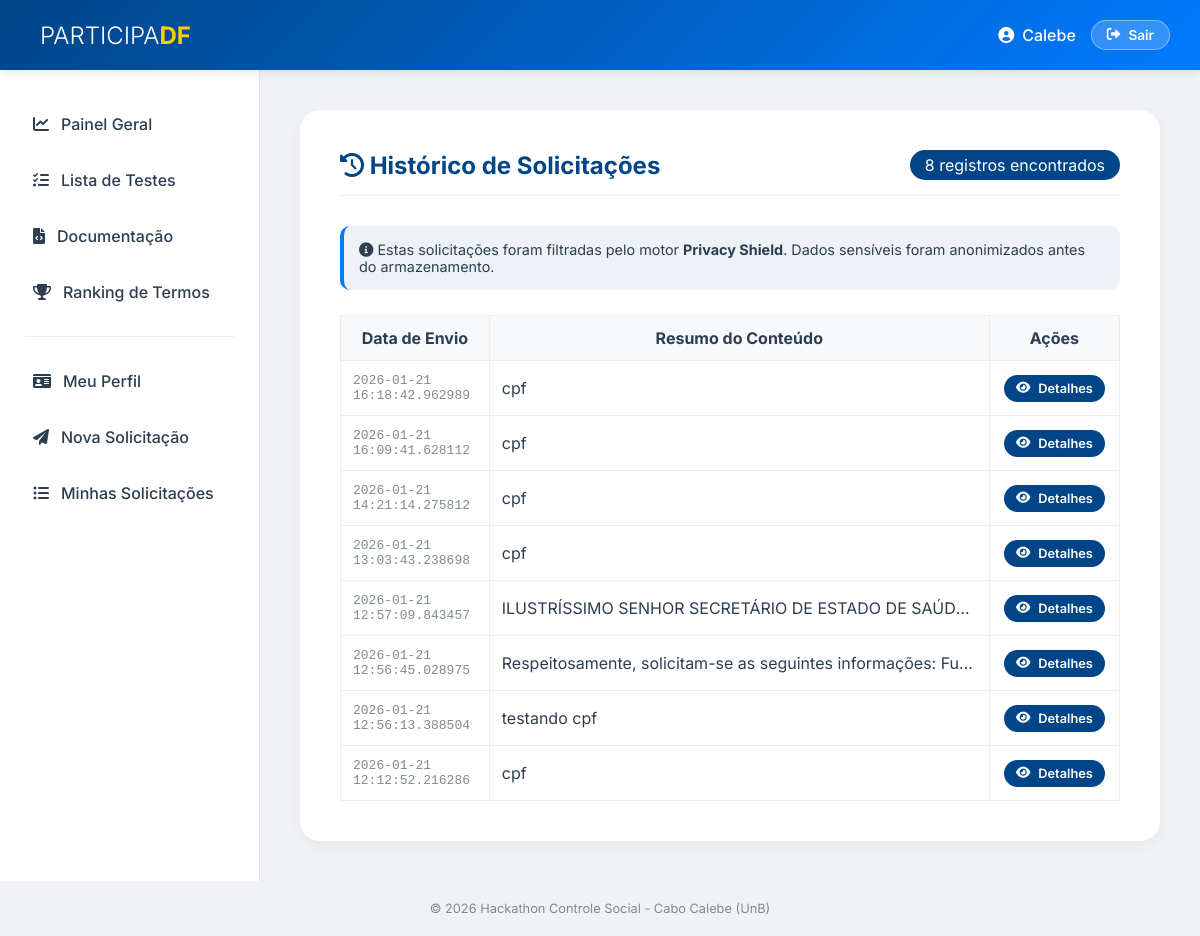
Page /ver_solicitacoes (signed in) on the committed database.
### tables this page shows
CREATE TABLE solicitacoes
    (
        id
        INTEGER
        PRIMARY
        KEY
        AUTOINCREMENT,
        usuario_id
        INTEGER
        NOT
        NULL,
        texto
        TEXT
        NOT
        NULL,
        data_envio
        TIMESTAMP
        DEFAULT
        CURRENT_TIMESTAMP,
        FOREIGN
        KEY
                       (
        usuario_id
                       ) REFERENCES usuarios
                       (
                           id
                       ) );

### src/paginas/real/solicitacao.py (the view)
@solicitacao_bp.route("/ver_solicitacoes")
@login_required
def ver_solicitacoes():
    user_id = session["user_id"]
    conn = sqlite3.connect(obter_caminho_banco())
    cursor = conn.cursor()
    cursor.execute("""
        SELECT texto, data_envio
        FROM solicitacoes
        WHERE usuario_id = ?
        ORDER BY data_envio DESC
    """, (user_id,))
    solicitacoes = cursor.fetchall()
    conn.close()
    return render_template("real/pagina_ver_solicitacoes.html", solicitacoes=solicitacoes)

### src/paginas/real/auth.py (called while the page is built)
def login_required(f):
    @wraps(f)
    def decorated_function(*args, **kwargs):
        if "user_id" not in session:  # Use 'user_id' aqui
            flash("Você precisa estar logado para acessar o perfil.", "error")
            return redirect(url_for("auth.login"))
        return f(*args, **kwargs)
    return decorated_function

### src/utils/banco.py (called while the page is built)
def obter_caminho_banco() -> str:
    base_dir = os.path.abspath(os.path.join(os.path.dirname(__file__), "..", ".."))
    dados_dir = os.path.join(base_dir, "dados")
    os.makedirs(dados_dir, exist_ok=True)
    return os.path.join(dados_dir, "banco.db")

### templates/real/pagina_ver_solicitacoes.html (shortened to what this page needs)
{% extends "base.html" %}
{% block main %}
<div style="display: flex; justify-content: space-between; align-items: center; margin-bottom: 30px; border-bottom: 1px solid #eee; padding-bottom: 15px;">
    <h2 style="margin: 0; color: var(--primary);"><i class="fas fa-history"></i> Histórico de Solicitações</h2>
    <span class="badge" style="background: var(--primary); color: white; padding: 5px 15px; border-radius: 20px;">
        {{ solicitacoes|length }} registros encontrados
    </span>
</div>
<div class="info-alert" style="background: #eef2f7; padding: 15px; border-radius: 10px; margin-bottom: 25px; border-left: 4px solid var(--secondary); font-size: 0.9rem;">
    <i class="fas fa-info-circle"></i> Estas solicitações foram filtradas pelo motor <strong>Privacy Shield</strong>. Dados sensíveis foram anonimizados antes do armazenamento.
</div>
<table class="doc-table">
    <thead>
        <tr>
            <th style="width: 180px;">Data de Envio</th>
            <th>Resumo do Conteúdo</th>
            <th style="width: 150px; text-align: center;">Ações</th>
        </tr>
    </thead>
    <tbody>
        {% if solicitacoes %}
            {% for texto, data in solicitacoes %}
            <tr>
                <td style="font-family: monospace; color: var(--text-muted);">{{ data }}</td>
                <td style="max-width: 500px;">
                    <div style="white-space: nowrap; overflow: hidden; text-overflow: ellipsis;" title="{{ texto }}">
                        {{ texto }}
                    </div>
                </td>
                <td style="text-align: center;">
                    <a href="#" class="btn-primary" style="padding: 6px 12px; font-size: 0.8rem; background: var(--primary);">
                        <i class="fas fa-eye"></i> Detalhes
                    </a>
                </td>
            </tr>
            {% endfor %}
        {% endif %}
    </tbody>
</table>
{% endblock %}

### templates/base.html (shortened to what this page needs)
<!doctype html>
<html lang="pt-br">
<head>
    <link rel="stylesheet" href="https://cdnjs.cloudflare.com/ajax/libs/font-awesome/6.0.0/css/all.min.css">
    <link rel="stylesheet" href="{{ url_for('static', filename='css/style.css') }}?v=1.4">
</head>
<body>
<div class="app-container">
    <header class="navbar">
        <div class="navbar-brand">
            <span>PARTICIPA<strong>DF</strong></span>
        </div>
        <div class="navbar-user">
            {% if session.get('user_id') %}
            <div style="display: flex; align-items: center; gap: 15px;">
                <a href="{{ url_for('perfil.pagina_meu_perfil') }}" class="btn-perfil-nav"
                   style="color: white; text-decoration: none; font-weight: 500; display: flex; align-items: center; gap: 8px;">
                    <i class="fas fa-user-circle"></i>
                    <span>{{ session.get('user_name', 'Usuário') }}</span>
                </a>
                <a href="{{ url_for('auth.logout') }}" class="btn-logout"
                   style="background: rgba(255,255,255,0.2); color: white; padding: 6px 15px; border-radius: 20px; text-decoration: none; font-size: 0.85rem; border: 1px solid rgba(255,255,255,0.4);">
                    <i class="fas fa-sign-out-alt"></i> Sair
                </a>
            </div>
            {% else %}
            <a href="{{ url_for('auth.login') }}" class="btn-login"
               style="color: white; text-decoration: none; font-weight: 600;">
                Acessar Sistema
            </a>
            {% endif %}
        </div>
    </header>
    <div class="main-layout">
        <aside class="sidebar">
            <nav class="side-menu">
                <a href="{{ url_for('index.pagina_index') }}" class="nav-item">
                    <i class="fas fa-chart-line"></i> Painel Geral
                </a>
                <a href="{{ url_for('lista_de_testes.pagina_testes') }}" class="nav-item">
                    <i class="fas fa-list-check"></i> Lista de Testes
                </a>
                <a href="{{ url_for('documentacao.pagina_documentacao') }}" class="nav-item">
                    <i class="fas fa-file-code"></i> Documentação
                </a>
                <a href="{{ url_for('ranking_de_testes.pagina_ranking_de_testes') }}" class="nav-item">
                    <i class="fas fa-trophy"></i> Ranking de Termos
                </a>
                {% if session.get('user_id') %}
                <div class="menu-divider" style="height: 1px; background: #eee; margin: 20px 10px;"></div>
                <a href="{{ url_for('perfil.pagina_meu_perfil') }}" class="nav-item">
                    <i class="fas fa-id-card"></i> Meu Perfil
                </a>
                <a href="{{ url_for('solicitacao.pagina_enviar_solicitacao') }}" class="nav-item">
                    <i class="fas fa-paper-plane"></i> Nova Solicitação
                </a>
                <a href="{{ url_for('solicitacao.ver_solicitacoes') }}" class="nav-item">
                    <i class="fas fa-list-ul"></i> Minhas Solicitações
                </a>
                {% endif %}
            </nav>
        </aside>
        <main class="content-area">
            <div class="glass-card">
                {% block main %}{% endblock %}
            </div>
        </main>
    </div>
    <footer class="footer" style="text-align: center; padding: 20px; color: var(--text-muted); font-size: 0.8rem;">
        <p>&copy; 2026 Hackathon Controle Social - Cabo Calebe (UnB)</p>
    </footer>
</div>
</body>
</html>

### static/css/style.css (style rules this page uses)
:root { --primary: #004587; --secondary: #007bff; --success: #2ecc71; --danger: #e74c3c; --warning: #f1c40f; --bg-body: #f0f2f5; --sidebar-bg: #ffffff; --text-main: #2c3e50; --text-muted: #7f8c8d; --shadow: 0 4px 15px rgba(0,0,0,0.05); --transition: all 0.3s cubic-bezier(0.25, 0.8, 0.25, 1); }
* { margin: 0; padding: 0; box-sizing: border-box; }
body { font-family: 'Inter', sans-serif; background-color: var(--bg-body); color: var(--text-main); overflow-x: hidden; }
.app-container { display: flex; flex-direction: column; min-height: 100vh; }
.navbar { height: 70px; background: linear-gradient(135deg, var(--primary), var(--secondary)); color: white; display: flex; justify-content: space-between; align-items: center; padding: 0 30px; box-shadow: 0 2px 10px rgba(0,0,0,0.1); z-index: 1000; }
.navbar-brand { font-size: 1.5rem; font-weight: 300; display: flex; align-items: center; gap: 10px; }
.navbar-brand strong { font-weight: 700; color: #ffcc00; }
.btn-logout, .btn-login, .btn-primary { padding: 10px 20px; border-radius: 25px; text-decoration: none; font-weight: 600; font-size: 0.9rem; transition: var(--transition); border: none; cursor: pointer; display: inline-flex; align-items: center; gap: 8px; }
.btn-primary { background: var(--secondary); color: white; }
.btn-logout { background: rgba(255,255,255,0.15); color: white; border: 1px solid rgba(255,255,255,0.3); }
.main-layout { display: flex; flex: 1; }
.sidebar { width: 260px; background: var(--sidebar-bg); border-right: 1px solid #e1e4e8; padding: 30px 15px; }
.nav-item { display: flex; align-items: center; gap: 12px; padding: 14px 18px; color: var(--text-main); text-decoration: none; font-weight: 500; border-radius: 12px; margin-bottom: 8px; transition: var(--transition); }
.content-area { flex: 1; padding: 40px; max-width: 1400px; }
.glass-card { background: white; border-radius: 20px; padding: 40px; box-shadow: var(--shadow); min-height: 80vh; }
.doc-table { width: 100%; border-collapse: collapse; margin-top: 20px; }
.doc-table th { background: #f8f9fa; padding: 12px; border: 1px solid #eee; }
.doc-table td { padding: 12px; border: 1px solid #eee; background: white; }
.footer { padding: 20px; text-align: center; color: var(--text-muted); font-size: 0.85rem; }

### rows in the picture
solicitacoes: data_envio "2026-01-21 16:18:42.962989", texto "cpf"
solicitacoes: data_envio "2026-01-21 16:09:41.628112", texto "cpf"
solicitacoes: data_envio "2026-01-21 14:21:14.275812", texto "cpf"
solicitacoes: data_envio "2026-01-21 13:03:43.238698", texto "cpf"
solicitacoes: data_envio "2026-01-21 12:57:09.843457", texto "ILUSTRÍSSIMO SENHOR SECRETÁRIO DE ESTADO DE SAÚD…"
solicitacoes: data_envio "2026-01-21 12:56:45.028975", texto "Respeitosamente, solicitam-se as seguintes informações: Fu…"
solicitacoes: data_envio "2026-01-21 12:56:13.388504", texto "testando cpf"
solicitacoes: data_envio "2026-01-21 12:12:52.216286", texto "cpf"

### other values in the picture
{{ session.get('user_name', 'Usuário') }} "Calebe"
{{ solicitacoes|length }} "8"
